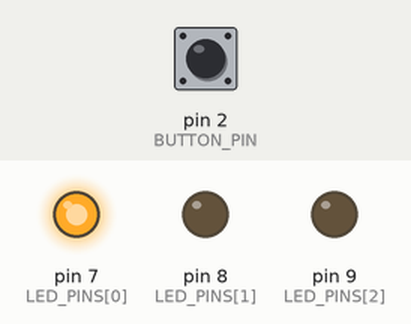
A sketch run on a simulated Arduino Uno, built with avr-gcc and run on an emulated ATmega328P. Parts: output pins drawn as LEDs (lit = HIGH). The inputs (shaded band) are chosen by the test bench; at power-on: pin 2 (BUTTON_PIN) HIGH.

Above: at 1.2 s.
1.3 s: pin 2 (BUTTON_PIN) pulled LOW for 0.15 s
At 2.0 s:
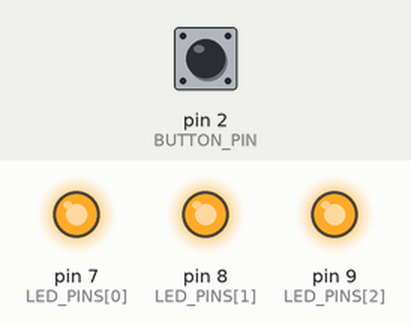
2.9 s: pin 2 (BUTTON_PIN) pulled LOW for 3.2 s
At 6.0 s:
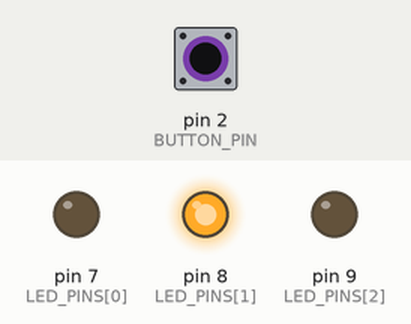
7.6 s: pin 2 (BUTTON_PIN) driven LOW
At 8.0 s:
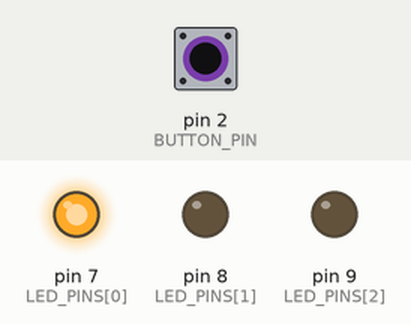
10.6 s: pin 2 (BUTTON_PIN) driven HIGH
At 11.9 s:
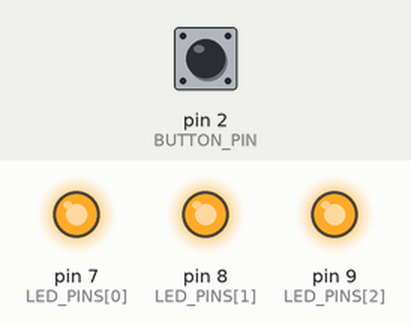
Timing chart, 0 to 13.1 s (numbered marks = the images above; inputs shaded):
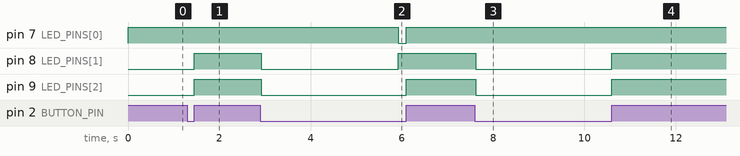

Measured:
- after the input at 1.3 s, pin 8 (LED_PINS[1]), pin 9 (LED_PINS[2]): LOW → HIGH after 0.15 s
- after the input at 2.9 s, pin 7 (LED_PINS[0]): HIGH → LOW after 3.0 s, → HIGH 0.18 s later; pin 8 (LED_PINS[1]): HIGH → LOW at once, → HIGH 3.0 s later; pin 9 (LED_PINS[2]): HIGH → LOW at once, → HIGH 3.2 s later
- after the input at 7.6 s, pin 8 (LED_PINS[1]), pin 9 (LED_PINS[2]): HIGH → LOW at once
- after the input at 10.6 s, pin 7 (LED_PINS[0]): stays HIGH (without the input it goes to LOW after 0.02 s); pin 8 (LED_PINS[1]): goes on until 10.6 s, then stays HIGH; pin 9 (LED_PINS[2]): LOW → HIGH after 0.00 s instead of 1.0 s

The sketch:

traffic_interrupt.ino
```cpp
// 신호등 (7, 8, 9번 핀 LED) + 2번 핀 버튼 인터럽트
// 버튼을 누르고 있는 동안 3개 LED가 모두 켜지고, 떼면 다시 신호등 동작

const int LED_PINS[] = {7, 8, 9};   // 빨강, 노랑, 초록 순서
const int LED_COUNT = 3;
const int BUTTON_PIN = 2;           // 인터럽트 0번 (UNO 기준)

// 버튼 배선 방식
//  true  : 버튼 한쪽 = 2번 핀, 다른 쪽 = GND (저항 없음, 내부 풀업 사용)
//  false : 버튼 한쪽 = 5V, 다른 쪽 = 2번 핀 + 10kΩ 저항으로 GND (풀다운)
const bool BUTTON_TO_GND = false;

const unsigned long LIGHT_TIME[] = {3000, 1000, 3000};  // 각 LED가 켜져 있는 시간(ms)

volatile bool allOn = false;         // 인터럽트에서 바꾸는 변수는 volatile

bool isPressed() {
  int level = digitalRead(BUTTON_PIN);
  return BUTTON_TO_GND ? (level == LOW) : (level == HIGH);
}

void allLeds(int state) {
  for (int i = 0; i < LED_COUNT; i++) {
    digitalWrite(LED_PINS[i], state);
  }
}

// 버튼을 누를 때와 뗄 때 모두 호출됨
void buttonISR() {
  allOn = isPressed();
  if (allOn) {
    allLeds(HIGH);  // 누르는 즉시 전부 켜기
  }
}

// delay() 대신 사용: 기다리는 도중에 버튼이 눌리면 바로 빠져나옴
bool waitOrPressed(unsigned long ms) {
  unsigned long start = millis();
  while (millis() - start < ms) {
    if (allOn) return true;
  }
  return false;
}

void setup() {
  for (int i = 0; i < LED_COUNT; i++) {
    pinMode(LED_PINS[i], OUTPUT);
  }
  pinMode(BUTTON_PIN, BUTTON_TO_GND ? INPUT_PULLUP : INPUT);
  attachInterrupt(digitalPinToInterrupt(BUTTON_PIN), buttonISR, CHANGE);
}

void loop() {
  // 버튼을 누르고 있는 동안: 3개 모두 켜진 상태로 대기
  if (allOn) {
    allLeds(HIGH);
    while (isPressed()) {
      // 손을 뗄 때까지 기다림
    }
    delay(20);        // 뗄 때 생기는 떨림(채터링) 무시
    allOn = isPressed();
    return;           // 떼면 빨강부터 다시 신호등 시작
  }

  // 신호등 동작
  for (int i = 0; i < LED_COUNT; i++) {
    allLeds(LOW);
    digitalWrite(LED_PINS[i], HIGH);
    if (waitOrPressed(LIGHT_TIME[i])) {
      return;  // 버튼이 눌리면 신호등 중단 → 위의 "모두 켜기"로
    }
  }
}
```
